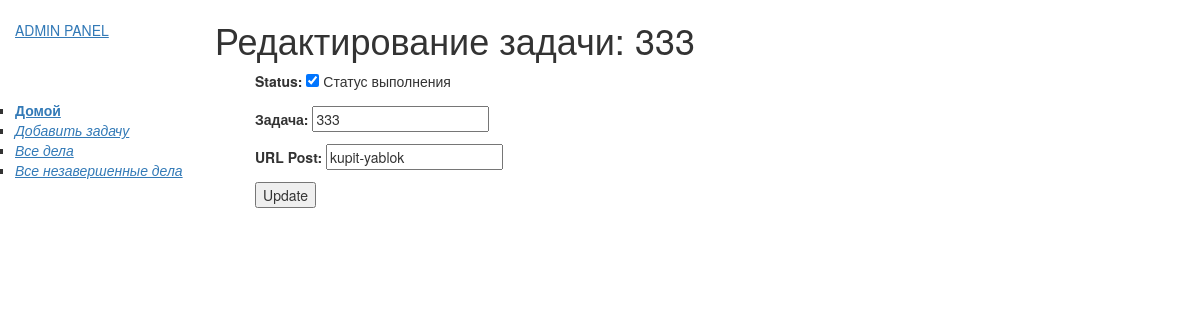
The app's page /mylist/kupit-yablok/edit/ with its own data.
### mylist/models.py (models this page shows, shortened)
class ToList(models.Model):
    status = models.BooleanField(default=False, help_text="Статус выполнения")
    name = models.CharField(max_length=64, verbose_name="Задача")
    slug = models.SlugField(
        null=False, unique=True, blank=True, db_index=True, verbose_name="URL Post"
    )
    date_complite = models.DateTimeField(
        auto_now=False, null=True, blank=True, default=None
    )
    date_create = models.DateTimeField(auto_now_add=True)

### mylist/views.py (the view)
# urls.py: path("<str:slug>/edit/", views.ItemUpdateView.as_view(), name="item_update"),
class ItemUpdateView(UpdateView):
    model = ToList
    fields = ["status", "name", "slug"]
    readonly_fields = (
        "date_create",
        "date_complite",
    )
    context_object_name = "item_update"
    template_name = "item_update.html"

### mylist/templates/item_update.html
{% extends 'base.html' %}
{% block content %}
  <h1>Редактирование задачи: {{ item_update.name }}</h1>
  <ul>
      <div class="item mb-4">
          <div class="item-body">
              <form action="" method="post">{% csrf_token %}
                  {{ form.as_p }}
                  <input type="submit" value="Update">
              </form>
          </div>
      </div>
  </ul>
{% endblock %}

### records on screen
ToList: name "333", status "☑", slug "kupit-yablok"
